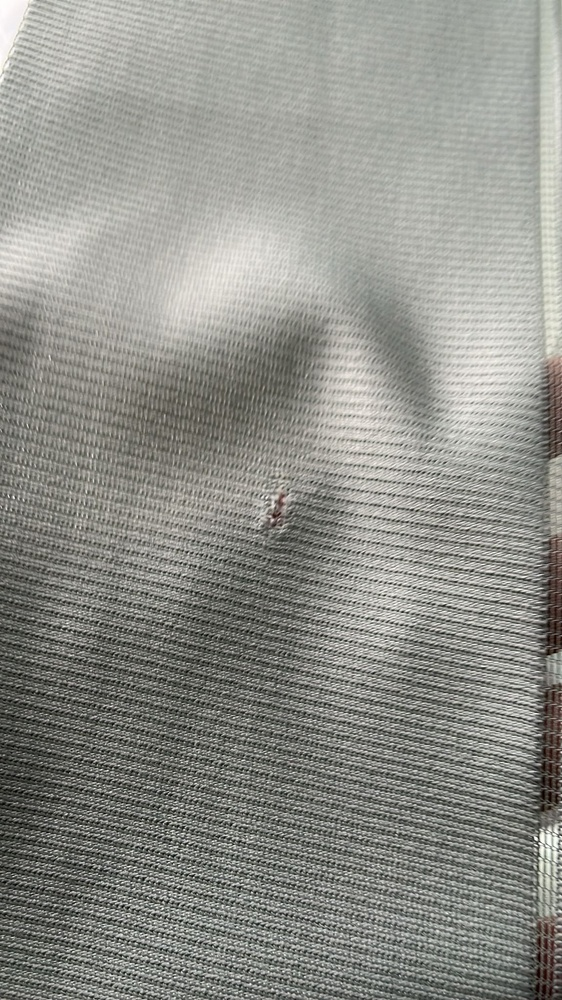
#> input picture hata ayıklama uygulama fotoğraflar/perde1.jpeg, 562 x 1000 px, shrunk from 1152 x 2048 before the run, found by its file name
$ python anaprojeresim1.py
#> lines starting #> are read from the running program, lines starting #| are printed output that depends on the picture; after the words box and inside, x2 and y2 are one past the last pixel; in counts of white or black regions, pixels touching at a corner belong together
import cv2
import numpy as np
import matplotlib.pyplot as plt

# Fotoğrafı oku
resim = cv2.imread("hata ayıklama uygulama fotoğraflar/perde1.jpeg")
#> resim is the input picture: shape (1000, 562, 3); mean B, G, R 137.8, 143.7, 143


# Grileştirme + Kontrast artırma
gri = cv2.cvtColor(resim, cv2.COLOR_BGR2GRAY)
gri_kontrast = cv2.equalizeHist(gri)
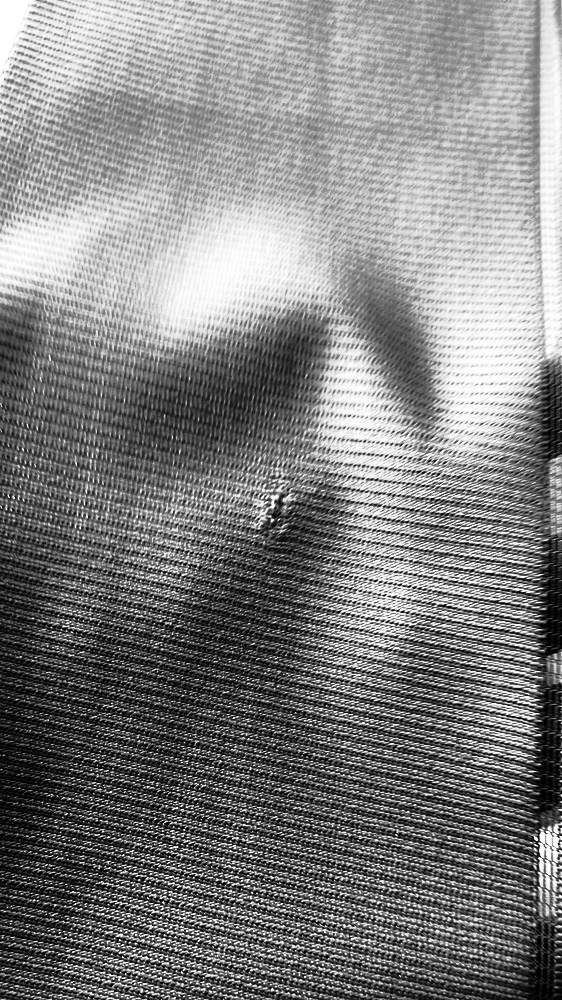
#> gri_kontrast: shape (1000, 562); min 0, max 255, mean 128.4

# Gaussian Blur
blur = cv2.GaussianBlur(resim, (21, 21), 10)
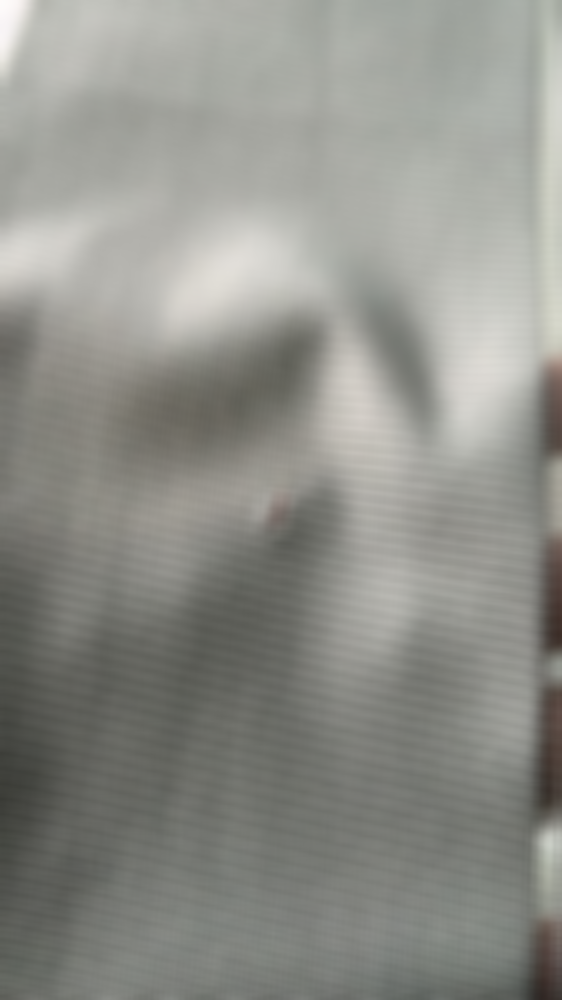
#> blur: shape (1000, 562, 3); mean B, G, R 137.8, 143.7, 143

# Canny Kenar Bulma
kenar = cv2.Canny(gri, 80, 180)
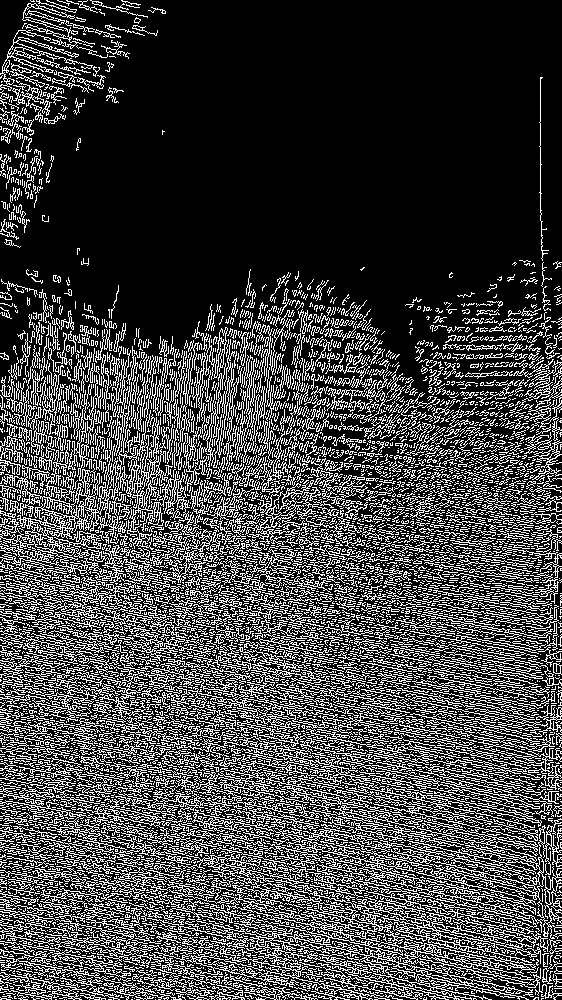
#> kenar: shape (1000, 562); 26.3% white in thin lines or dots

# Sharpening
kernel = np.array([[0, -1, 0],
                   [-1, 6, -1],
                   [0, -1, 0]])
sharpen = cv2.filter2D(resim, -1, kernel)
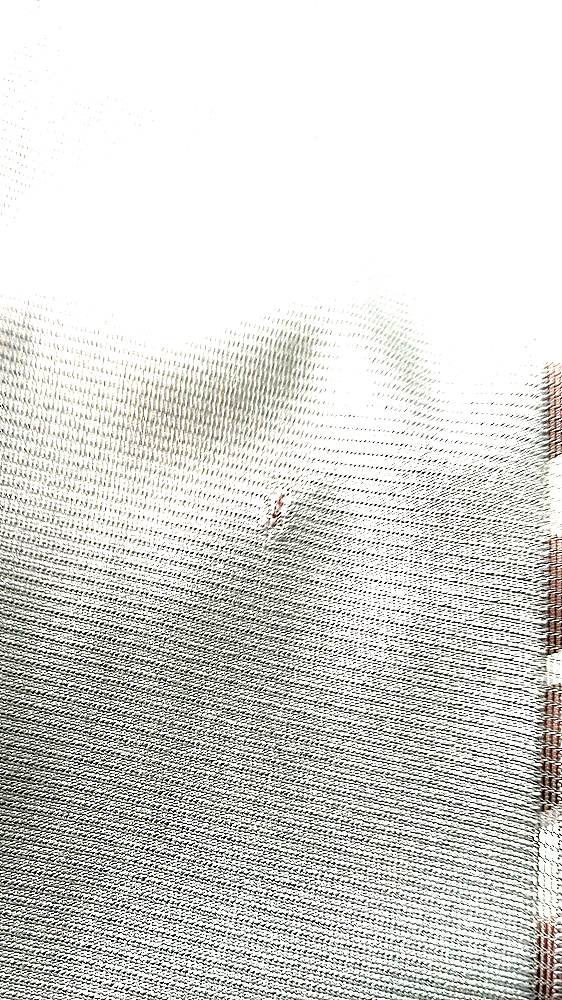
#> sharpen: shape (1000, 562, 3); mean B, G, R 211.2, 214.9, 214.6

# Thresholding
_, thresh = cv2.threshold(gri_kontrast, 120, 255, cv2.THRESH_BINARY)
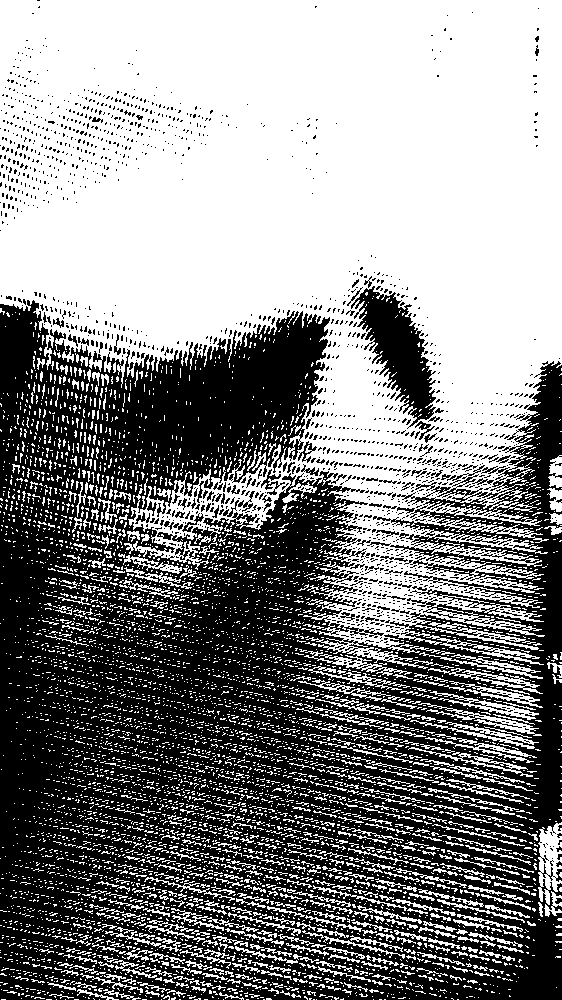
#> thresh: shape (1000, 562); 53% white; 1799 black regions (1702 under 20 px), largest, box (x1, y1, x2, y2) and area: (0, 300, 562, 1000) 247441, (351, 286, 436, 429) 5180, (261, 469, 285, 495) 186

# Görselleri listele
titlelist = ["Orijinal", "Grileştirme + Kontrast", "Gaussian Blur",
             "Canny Kenar", "Sharpening", "Thresholding"]
resimlist = [resim, gri_kontrast, blur, kenar, sharpen, thresh]

# Görselleri ekranda göster
plt.figure(figsize=(12,8))
for i in range(6):
    plt.subplot(2,3,i+1)
    if len(resimlist[i].shape) == 3:
        plt.imshow(cv2.cvtColor(resimlist[i], cv2.COLOR_BGR2RGB))
    else:
        plt.imshow(resimlist[i], cmap="gray")
    plt.title(titlelist[i])
    plt.axis("off")

plt.tight_layout()
plt.show()
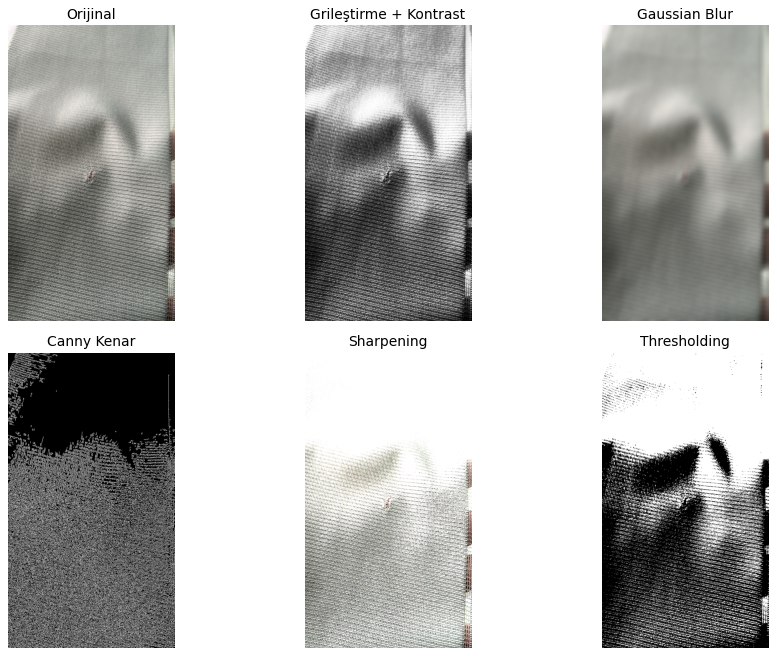
#> figure drawn by matplotlib, 6 panels

$ run again, with hata ayıklama uygulama fotoğraflar/perde2.jpeg copied over hata ayıklama uygulama fotoğraflar/perde1.jpeg
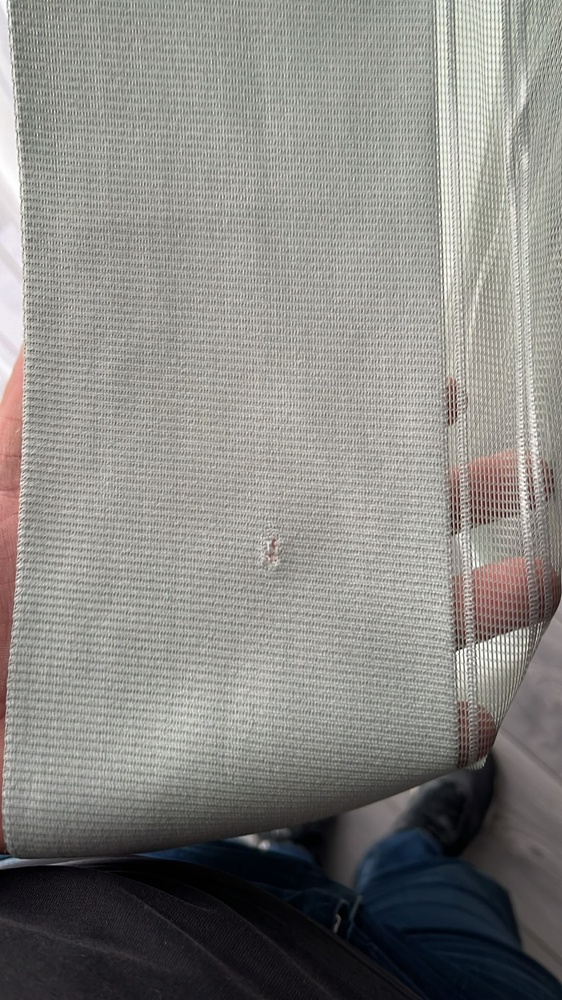
#> input picture hata ayıklama uygulama fotoğraflar/perde2.jpeg, 562 x 1000 px, shrunk from 1152 x 2048 before the run, found by its file name
#> resim is the input picture: shape (1000, 562, 3); mean B, G, R 130.4, 134, 135.1
#> `kenar = cv2.Canny(gri, 80, 180)`:
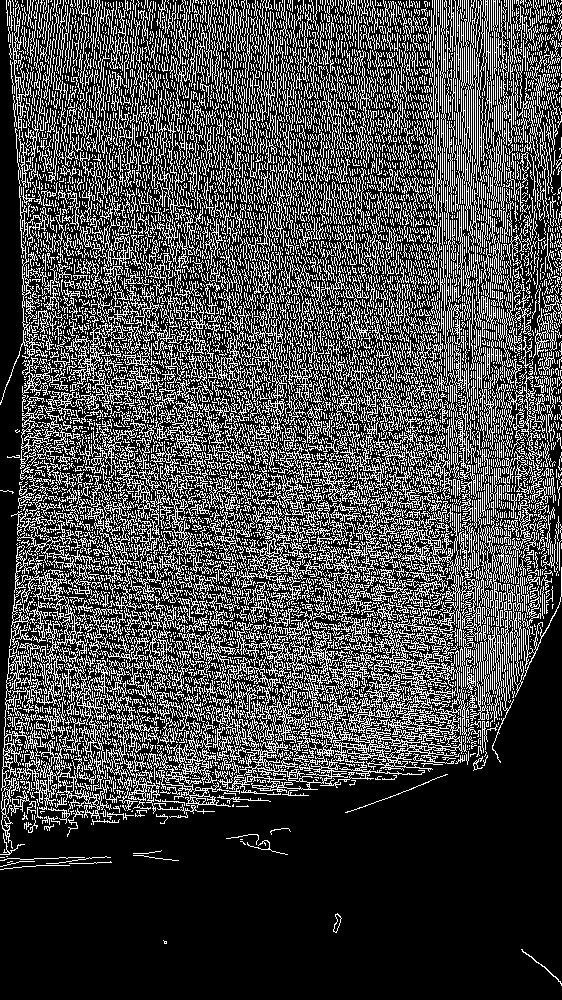
#> kenar: shape (1000, 562); 28.1% white in thin lines or dots
#> `_, thresh = cv2.threshold(gri_kontrast, 120, 255, cv2.THRESH_BINARY)`:
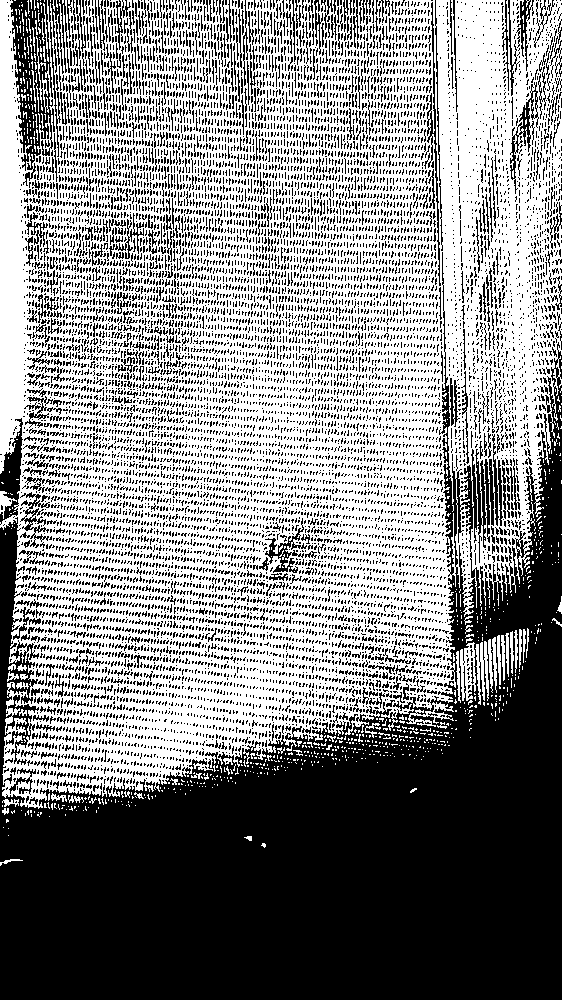
#> thresh: shape (1000, 562); 52.9% white; 12627 black regions (12019 under 20 px), largest, box (x1, y1, x2, y2) and area: (0, 252, 562, 1000) 163101, (10, 0, 55, 186) 3817, (0, 418, 23, 525) 1151

$ run again, with hata ayıklama uygulama fotoğraflar/perde3.jpeg copied over hata ayıklama uygulama fotoğraflar/perde1.jpeg
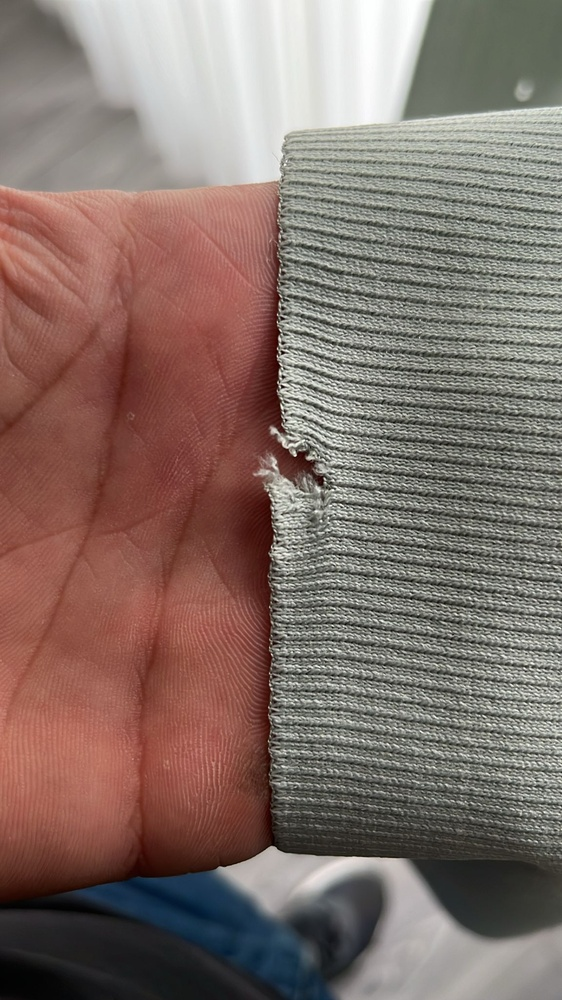
#> input picture hata ayıklama uygulama fotoğraflar/perde3.jpeg, 562 x 1000 px, shrunk from 1152 x 2048 before the run, found by its file name
#> resim is the input picture: shape (1000, 562, 3); mean B, G, R 105.9, 112.7, 131.1
#> `kenar = cv2.Canny(gri, 80, 180)`:
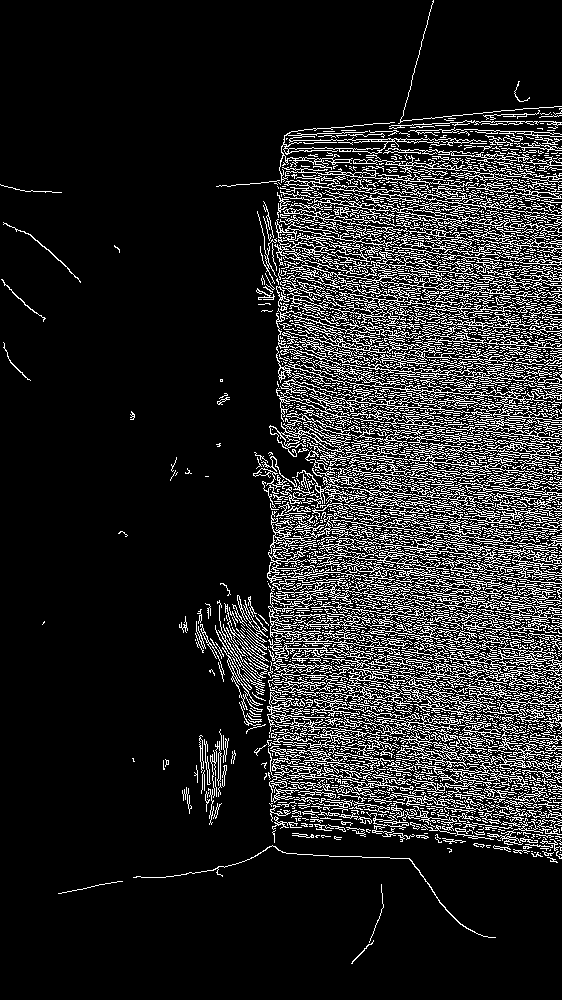
#> kenar: shape (1000, 562); 14.5% white in thin lines or dots
#> `_, thresh = cv2.threshold(gri_kontrast, 120, 255, cv2.THRESH_BINARY)`:
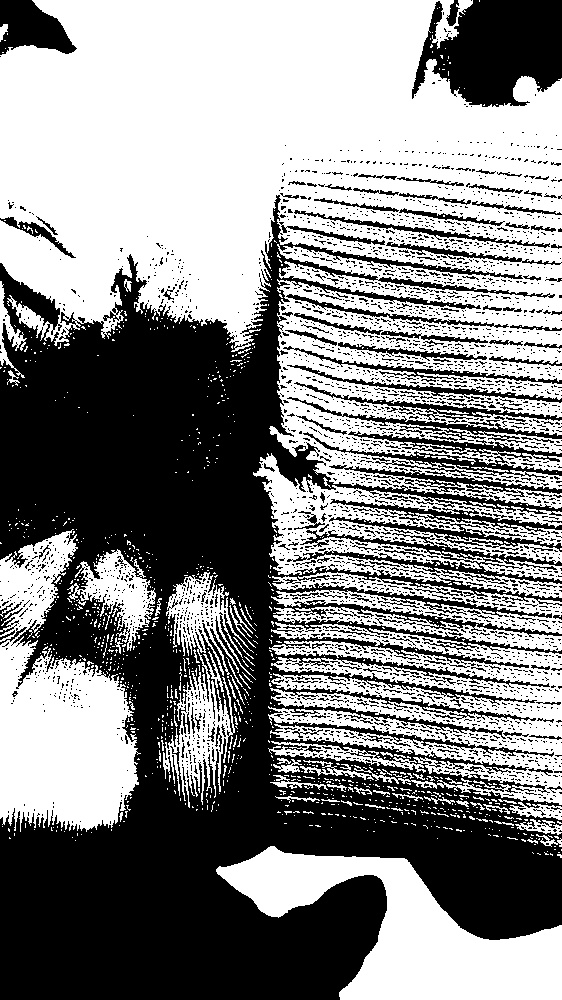
#> thresh: shape (1000, 562); 53.2% white; 3550 black regions (3325 under 20 px), largest, box (x1, y1, x2, y2) and area: (0, 195, 562, 1000) 206987, (412, 0, 562, 107) 11397, (287, 530, 562, 584) 2919

$ run again, with hata ayıklama uygulama fotoğraflar/perde4.jpeg copied over hata ayıklama uygulama fotoğraflar/perde1.jpeg
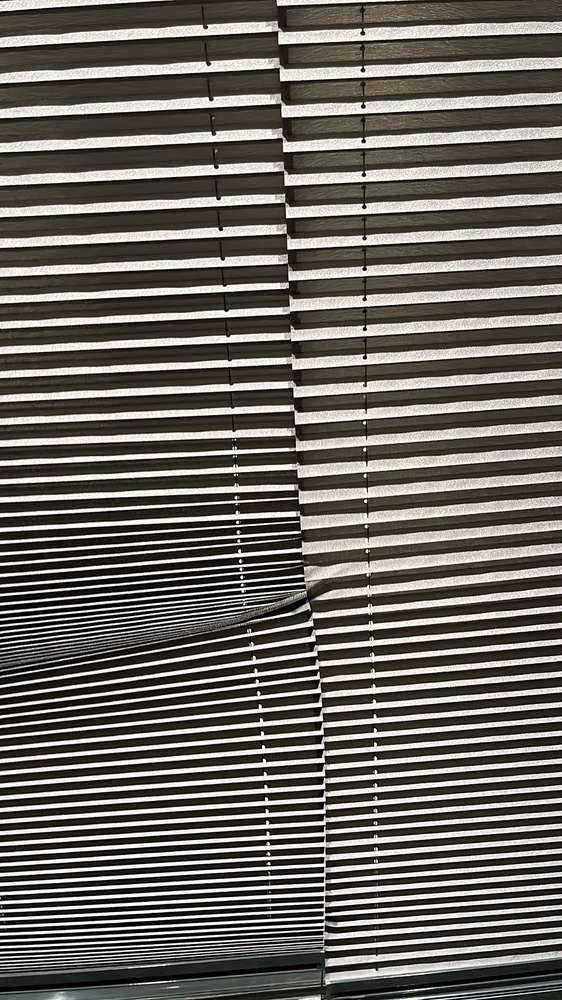
#> input picture hata ayıklama uygulama fotoğraflar/perde4.jpeg, 562 x 1000 px, shrunk from 1152 x 2048 before the run, found by its file name
#> resim is the input picture: shape (1000, 562, 3); mean B, G, R 97.1, 104.2, 107.5
#> `kenar = cv2.Canny(gri, 80, 180)`:
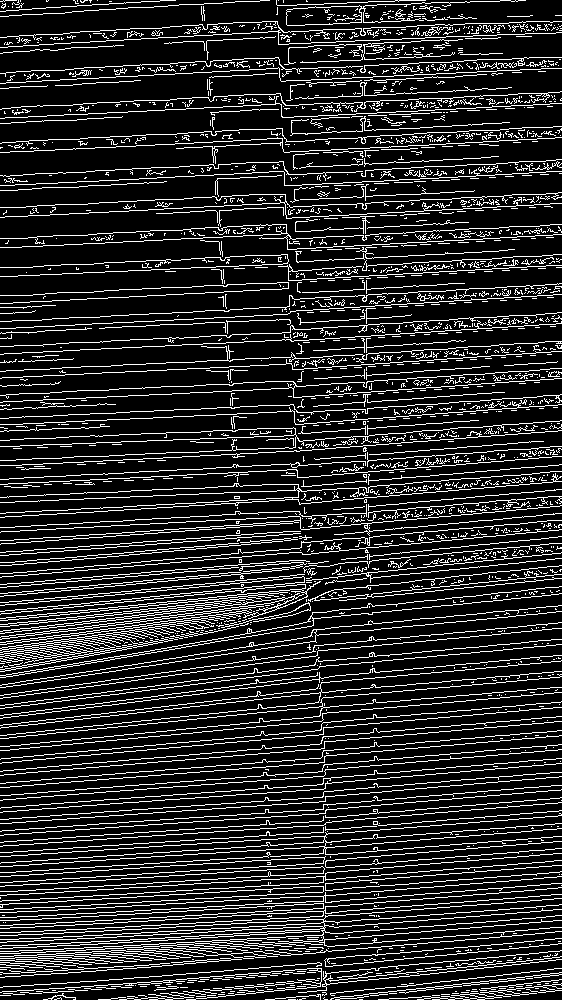
#> kenar: shape (1000, 562); 16.9% white in thin lines or dots
#> `_, thresh = cv2.threshold(gri_kontrast, 120, 255, cv2.THRESH_BINARY)`:
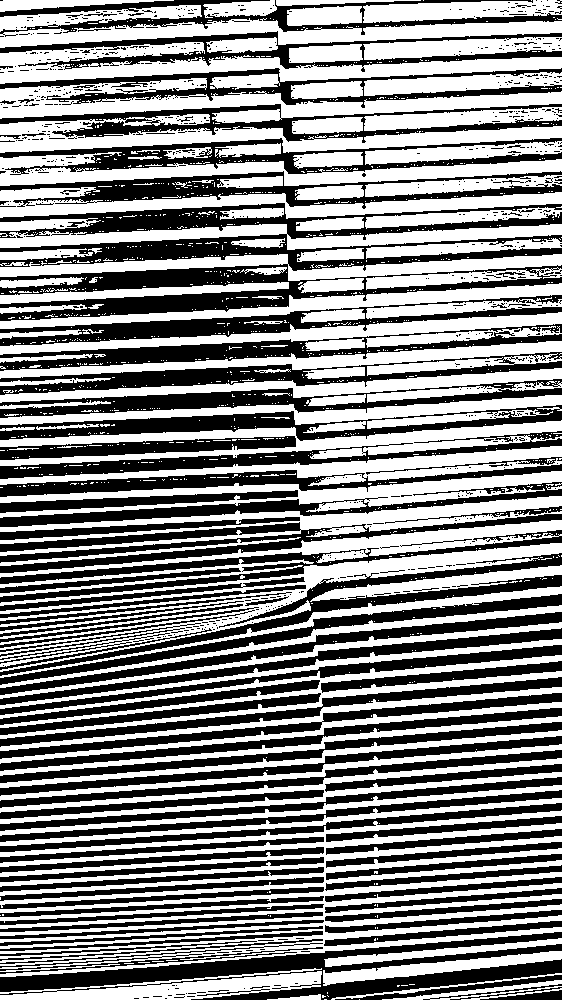
#> thresh: shape (1000, 562); 52.8% white; 844 black regions (727 under 20 px), largest, box (x1, y1, x2, y2) and area: (0, 203, 562, 321) 24694, (0, 932, 562, 1000) 12365, (0, 514, 562, 573) 7636
